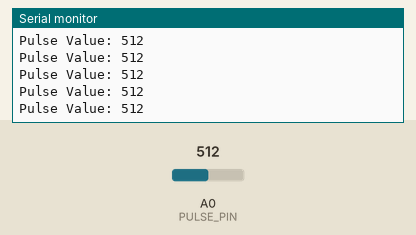
The sketch below on a simulated Arduino Uno, built with avr-gcc and run on an emulated ATmega328P. Shown: the last lines printed to the serial monitor. The inputs (shaded band) are chosen by the test bench; at power-on: A0 (PULSE_PIN) = 512.

Above: at 1.2 s.
1.3 s: A0 (PULSE_PIN) set to 109
At 2.1 s:
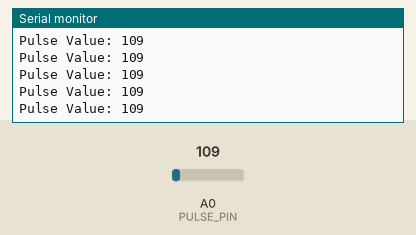
2.8 s: A0 (PULSE_PIN) set to 89
At 3.5 s:
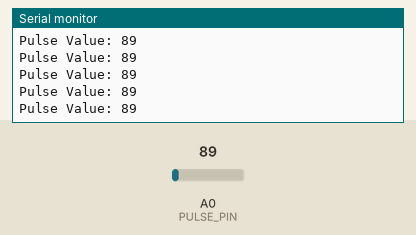
10.3 s: A0 (PULSE_PIN) set to 11
At 11.1 s:
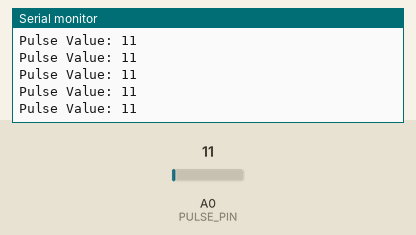
11.8 s: A0 (PULSE_PIN) set to 8
At 12.4 s:
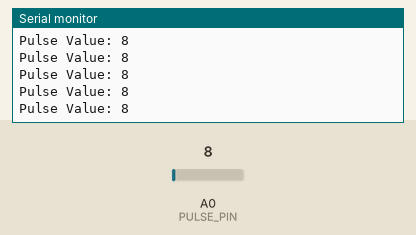
Timing chart, 0 to 14.8 s (numbered marks = the images above; inputs shaded):
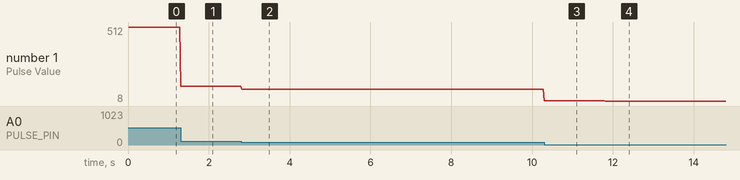

Measured:
- after the input at 1.3 s, the serial monitor: prints a new line at once (image 1)
- after the input at 2.8 s, the serial monitor: prints a new line at once (image 2)
- after the input at 10.3 s, the serial monitor: prints a new line at once (image 3)
- after the input at 11.8 s, the serial monitor: prints a new line at once (image 4)
- plotted number 1: 512 → 109 after the input at 1.3 s, 109 → 89 after the input at 2.8 s, 89 → 11 after the input at 10.3 s, 11 → 8 after the input at 11.8 s

The sketch:

sketch_jun8d.ino
```cpp
// Pulse Sensor Module with Arduino UNO

#define PULSE_PIN A0

void setup() {
  Serial.begin(9600);
  Serial.println("Pulse Sensor Started");
}

void loop() {

  int pulseValue = analogRead(PULSE_PIN);

  Serial.print("Pulse Value: ");
  Serial.println(pulseValue);

  delay(20);
}
```
